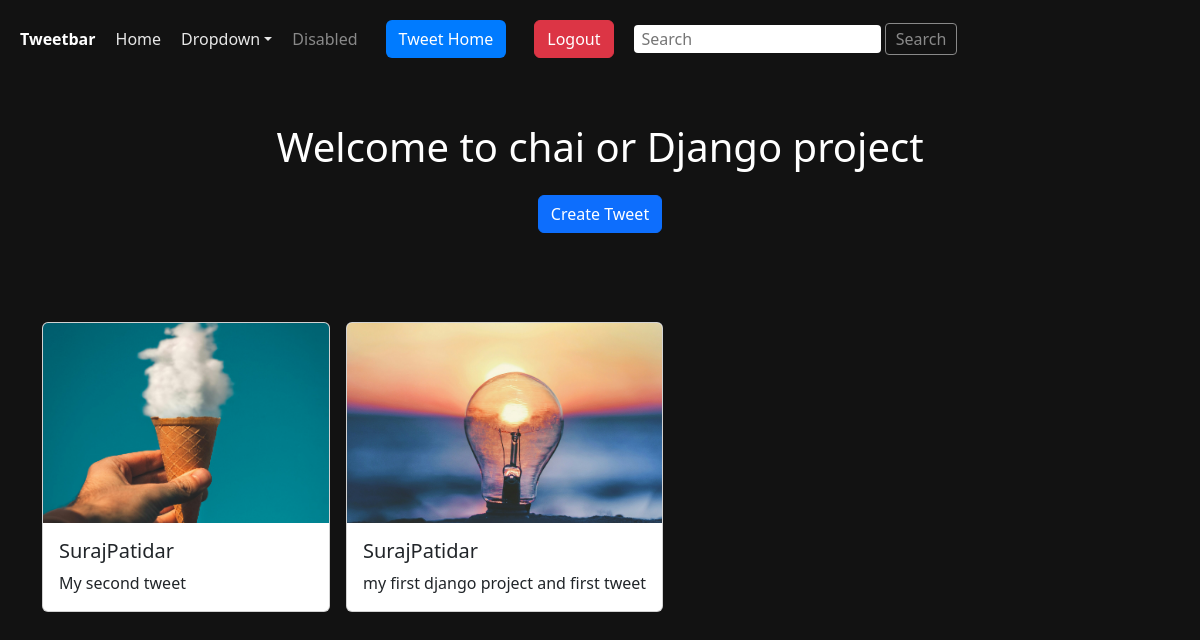
The page /tweet/ (signed in) on the database its author committed.
### tweet/models.py (models this page shows, shortened)
class Tweet(models.Model):
    user = models.ForeignKey(User, on_delete=models.CASCADE)
    text = models.TextField(max_length=240 )
    photo= models.ImageField(upload_to='photos/',blank=True,null=True)
    created_at = models.DateTimeField(auto_now_add=True)
    updated_at = models.DateTimeField(auto_now=True)

### tweet/views.py (the view)
# urls.py: path('', views.tweet_list, name='tweet_list'),
def tweet_list(request):
    tweets = Tweet.objects.all().order_by('-created_at')
    return render(request, 'tweet_list.html', {'tweets': tweets})

### tweet/templates/tweet_list.html (shortened to what this page needs)
{% extends "layout.html" %}
{% block content %}
<div class="d-flex justify-content-center align-items-center" style="height: 30vh; flex-direction: column;">
    <h1 class="text-center text-white">Welcome to chai or Django project</h1>
    <a class="btn btn-primary mt-3" href="{% url 'tweet_create' %}">Create Tweet</a>
</div>
<div class="container mt-4">
    {% if tweets %}
        <div style="display:flex; overflow-x:auto; gap:16px; padding-bottom:10px;">
            {% for tweet in tweets %}
                <div class="card" style="min-width:18rem; flex:0 0 auto;">
                    {% if tweet.photo %}
                        <img src="{{ tweet.photo.url }}"
                             class="card-img-top img-fluid"
                             style="max-height:200px; object-fit:cover;"
                             alt="Tweet Image">
                    {% endif %}
                    <div class="card-body">
                        <h5 class="card-title">{{ tweet.user.username }}</h5>
                        <p class="card-text">{{ tweet.text }}</p>
                    </div>
                </div>
            {% endfor %}
        </div>
    {% else %}
        <p class="text-muted">No tweets available</p>
    {% endif %}
</div>
{% endblock %}

### templates/layout.html (style rules this page uses)
body { background-color: #121212; color: white; margin: 0; padding: 20px; }

### rows shown on the page
Tweet: photo (picture), user.username "SurajPatidar", text "My second tweet"
Tweet: photo (picture), user.username "SurajPatidar", text "my first django project and first tweet"
